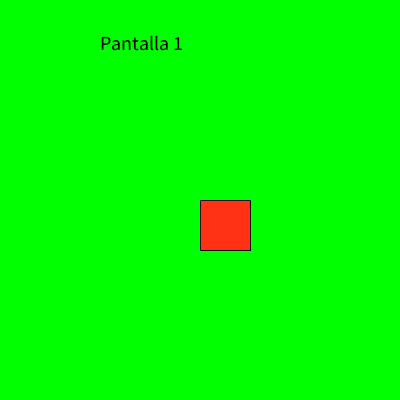
Frame 1 (no input)
Frame 60 (the mouse pressed at the canvas centre just before this capture): identical to frame 1, image omitted
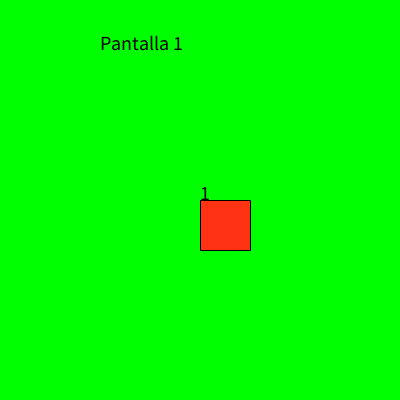
Frame 120 (the mouse held since frame 60 and released just before this capture)

The Processing sketch that drew these frames (run headless with seeded random() and noise(); from frame 60 on, the mouse is pressed at the canvas centre):

// Processing sketch: condicional_3_pantallas_loop_completo
// ── condicional_3_pantallas_loop_completo.pde
int posX = 200;
int pantalla = 1;

void setup(){
  size(400, 400);
  textSize(20);
}

void draw(){
  if(pantalla == 1){
    background(0, 255, 0);
    fill(255,50,20);
    rect(200,200,50,50);
    fill(0);
    text("Pantalla 1", 100, 50);
  }else if(pantalla == 2){
    background(255, 0, 0);
    fill(0);
    text("Pantalla 2", 200, 50);
  }else if(pantalla == 3){
    background(0, 0, 255);
    fill(0);
    text("Pantalla 3", 100, 200);
  }
  fill(0);
  text(pantalla, mouseX, mouseY);
}

void mouseClicked(){
  pantalla = pantalla + 1;
  if(pantalla == 4){
    pantalla = 1;
  }
}
